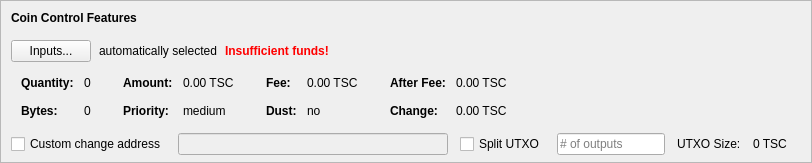
    <widget class="QFrame" name="frameCoinControl">
     <property name="sizePolicy">
      <sizepolicy hsizetype="Expanding" vsizetype="Expanding">
       <horstretch>0</horstretch>
       <verstretch>0</verstretch>
      </sizepolicy>
     </property>
     <property name="maximumSize">
      <size>
       <width>16777215</width>
       <height>16777215</height>
      </size>
     </property>
     <property name="frameShape">
      <enum>QFrame::StyledPanel</enum>
     </property>
     <property name="frameShadow">
      <enum>QFrame::Sunken</enum>
     </property>
     <layout class="QVBoxLayout" name="verticalLayoutCoinControl2">
      <property name="spacing">
       <number>0</number>
      </property>
      <property name="leftMargin">
       <number>0</number>
      </property>
      <property name="topMargin">
       <number>0</number>
      </property>
      <property name="rightMargin">
       <number>0</number>
      </property>
      <property name="bottomMargin">
       <number>6</number>
      </property>
      <item>
       <layout class="QVBoxLayout" name="verticalLayoutCoinControl" stretch="0,0,0,0,1">
        <property name="spacing">
         <number>0</number>
        </property>
        <property name="leftMargin">
         <number>10</number>
        </property>
        <property name="topMargin">
         <number>10</number>
        </property>
        <item>
         <layout class="QHBoxLayout" name="horizontalLayoutCoinControl1">
          <property name="bottomMargin">
           <number>15</number>
          </property>
          <item>
           <widget class="QLabel" name="labelCoinControlFeatures">
            <property name="sizePolicy">
             <sizepolicy hsizetype="Preferred" vsizetype="Maximum">
              <horstretch>0</horstretch>
              <verstretch>0</verstretch>
             </sizepolicy>
            </property>
            <property name="font">
             <font>
              <weight>75</weight>
              <bold>true</bold>
             </font>
            </property>
            <property name="styleSheet">
             <string notr="true">font-weight:bold;</string>
            </property>
            <property name="text">
             <string>Coin Control Features</string>
            </property>
           </widget>
          </item>
         </layout>
        </item>
        <item>
         <layout class="QHBoxLayout" name="horizontalLayoutCoinControl2" stretch="0,0,0,0">
          <property name="spacing">
           <number>8</number>
          </property>
          <property name="bottomMargin">
           <number>10</number>
          </property>
          <item>
           <widget class="QPushButton" name="pushButtonCoinControl">
            <property name="styleSheet">
             <string notr="true"/>
            </property>
            <property name="text">
             <string>Inputs...</string>
            </property>
            <property name="autoDefault">
             <bool>false</bool>
            </property>
           </widget>
          </item>
          <item>
           <widget class="QLabel" name="labelCoinControlAutomaticallySelected">
            <property name="text">
             <string>automatically selected</string>
            </property>
            <property name="margin">
             <number>5</number>
            </property>
           </widget>
          </item>
          <item>
           <widget class="QLabel" name="labelCoinControlInsuffFunds">
            <property name="font">
             <font>
              <weight>75</weight>
              <bold>true</bold>
             </font>
            </property>
            <property name="styleSheet">
             <string notr="true">color:red;font-weight:bold;</string>
            </property>
            <property name="text">
             <string>Insufficient funds!</string>
            </property>
            <property name="margin">
             <number>5</number>
            </property>
           </widget>
          </item>
          <item>
           <spacer name="horizontalSpacerCoinControl">
            <property name="orientation">
             <enum>Qt::Horizontal</enum>
            </property>
            <property name="sizeHint" stdset="0">
             <size>
              <width>40</width>
              <height>1</height>
             </size>
            </property>
           </spacer>
          </item>
         </layout>
        </item>
        <item>
         <widget class="QWidget" name="widgetCoinControl" native="true">
          <property name="sizePolicy">
           <sizepolicy hsizetype="Preferred" vsizetype="Preferred">
            <horstretch>0</horstretch>
            <verstretch>0</verstretch>
           </sizepolicy>
          </property>
          <property name="minimumSize">
           <size>
            <width>0</width>
            <height>0</height>
           </size>
          </property>
          <property name="styleSheet">
           <string notr="true"/>
          </property>
          <layout class="QHBoxLayout" name="horizontalLayoutCoinControl5">
           <property name="leftMargin">
            <number>0</number>
           </property>
           <property name="topMargin">
            <number>0</number>
           </property>
           <property name="rightMargin">
            <number>0</number>
           </property>
           <property name="bottomMargin">
            <number>0</number>
           </property>
           <item>
            <layout class="QHBoxLayout" name="horizontalLayoutCoinControl3" stretch="0,0,0,1">
             <property name="spacing">
              <number>20</number>
             </property>
             <property name="topMargin">
              <number>0</number>
             </property>
             <property name="bottomMargin">
              <number>10</number>
             </property>
             <item>
              <layout class="QFormLayout" name="formLayoutCoinControl1">
               <property name="horizontalSpacing">
                <number>10</number>
               </property>
               <property name="verticalSpacing">
                <number>14</number>
               </property>
               <property name="leftMargin">
                <number>10</number>
               </property>
               <property name="topMargin">
                <number>4</number>
               </property>
               <property name="rightMargin">
                <number>6</number>
               </property>
               <item row="0" column="0">
                <widget class="QLabel" name="labelCoinControlQuantityText">
                 <property name="font">
                  <font>
                   <weight>75</weight>
                   <bold>true</bold>
                  </font>
                 </property>
                 <property name="text">
                  <string>Quantity:</string>
                 </property>
                 <property name="margin">
                  <number>0</number>
                 </property>
                </widget>
               </item>
               <item row="0" column="1">
                <widget class="QLabel" name="labelCoinControlQuantity">
                 <property name="cursor">
                  <cursorShape>IBeamCursor</cursorShape>
                 </property>
                 <property name="contextMenuPolicy">
                  <enum>Qt::ActionsContextMenu</enum>
                 </property>
                 <property name="text">
                  <string notr="true">0</string>
                 </property>
                 <property name="margin">
                  <number>0</number>
                 </property>
                 <property name="textInteractionFlags">
                  <set>Qt::LinksAccessibleByMouse|Qt::TextSelectableByKeyboard|Qt::TextSelectableByMouse</set>
                 </property>
                </widget>
               </item>
               <item row="1" column="0">
                <widget class="QLabel" name="labelCoinControlBytesText">
                 <property name="font">
                  <font>
                   <weight>75</weight>
                   <bold>true</bold>
                  </font>
                 </property>
                 <property name="text">
                  <string>Bytes:</string>
                 </property>
                </widget>
               </item>
               <item row="1" column="1">
                <widget class="QLabel" name="labelCoinControlBytes">
                 <property name="cursor">
                  <cursorShape>IBeamCursor</cursorShape>
                 </property>
                 <property name="contextMenuPolicy">
                  <enum>Qt::ActionsContextMenu</enum>
                 </property>
                 <property name="text">
                  <string notr="true">0</string>
                 </property>
                 <property name="textInteractionFlags">
                  <set>Qt::LinksAccessibleByMouse|Qt::TextSelectableByKeyboard|Qt::TextSelectableByMouse</set>
                 </property>
                </widget>
               </item>
              </layout>
             </item>
             <item>
              <layout class="QFormLayout" name="formLayoutCoinControl2">
               <property name="horizontalSpacing">
                <number>10</number>
               </property>
               <property name="verticalSpacing">
                <number>14</number>
               </property>
               <property name="leftMargin">
                <number>6</number>
               </property>
               <property name="topMargin">
                <number>4</number>
               </property>
               <property name="rightMargin">
                <number>6</number>
               </property>
               <item row="0" column="0">
                <widget class="QLabel" name="labelCoinControlAmountText">
                 <property name="font">
                  <font>
                   <weight>75</weight>
                   <bold>true</bold>
                  </font>
                 </property>
                 <property name="text">
                  <string>Amount:</string>
                 </property>
                 <property name="margin">
                  <number>0</number>
                 </property>
                </widget>
               </item>
               <item row="0" column="1">
                <widget class="QLabel" name="labelCoinControlAmount">
                 <property name="cursor">
                  <cursorShape>IBeamCursor</cursorShape>
                 </property>
                 <property name="contextMenuPolicy">
                  <enum>Qt::ActionsContextMenu</enum>
                 </property>
                 <property name="text">
                  <string notr="true">0.00 TSC</string>
                 </property>
                 <property name="textInteractionFlags">
                  <set>Qt::LinksAccessibleByMouse|Qt::TextSelectableByKeyboard|Qt::TextSelectableByMouse</set>
                 </property>
                </widget>
               </item>
               <item row="1" column="0">
                <widget class="QLabel" name="labelCoinControlPriorityText">
                 <property name="font">
                  <font>
                   <weight>75</weight>
                   <bold>true</bold>
                  </font>
                 </property>
                 <property name="text">
                  <string>Priority:</string>
                 </property>
                </widget>
               </item>
               <item row="1" column="1">
                <widget class="QLabel" name="labelCoinControlPriority">
                 <property name="cursor">
                  <cursorShape>IBeamCursor</cursorShape>
                 </property>
                 <property name="contextMenuPolicy">
                  <enum>Qt::ActionsContextMenu</enum>
                 </property>
                 <property name="text">
                  <string>medium</string>
                 </property>
                 <property name="textInteractionFlags">
                  <set>Qt::LinksAccessibleByMouse|Qt::TextSelectableByKeyboard|Qt::TextSelectableByMouse</set>
                 </property>
                </widget>
               </item>
              </layout>
             </item>
             <item>
              <layout class="QFormLayout" name="formLayoutCoinControl3">
               <property name="horizontalSpacing">
                <number>10</number>
               </property>
               <property name="verticalSpacing">
                <number>14</number>
               </property>
               <property name="leftMargin">
                <number>6</number>
               </property>
               <property name="topMargin">
                <number>4</number>
               </property>
               <property name="rightMargin">
                <number>6</number>
               </property>
               <item row="0" column="0">
                <widget class="QLabel" name="labelCoinControlFeeText">
                 <property name="font">
                  <font>
                   <weight>75</weight>
                   <bold>true</bold>
                  </font>
                 </property>
                 <property name="text">
                  <string>Fee:</string>
                 </property>
                 <property name="margin">
                  <number>0</number>
                 </property>
                </widget>
               </item>
               <item row="0" column="1">
                <widget class="QLabel" name="labelCoinControlFee">
                 <property name="cursor">
                  <cursorShape>IBeamCursor</cursorShape>
                 </property>
                 <property name="contextMenuPolicy">
                  <enum>Qt::ActionsContextMenu</enum>
                 </property>
                 <property name="text">
                  <string notr="true">0.00 TSC</string>
                 </property>
                 <property name="textInteractionFlags">
                  <set>Qt::LinksAccessibleByMouse|Qt::TextSelectableByKeyboard|Qt::TextSelectableByMouse</set>
                 </property>
                </widget>
               </item>
               <item row="1" column="0">
                <widget class="QLabel" name="labelCoinControlLowOutputText">
                 <property name="font">
                  <font>
                   <weight>75</weight>
                   <bold>true</bold>
                  </font>
                 </property>
                 <property name="text">
                  <string>Dust:</string>
                 </property>
                </widget>
               </item>
               <item row="1" column="1">
                <widget class="QLabel" name="labelCoinControlLowOutput">
                 <property name="cursor">
                  <cursorShape>IBeamCursor</cursorShape>
                 </property>
                 <property name="contextMenuPolicy">
                  <enum>Qt::ActionsContextMenu</enum>
                 </property>
                 <property name="text">
                  <string>no</string>
                 </property>
                 <property name="textInteractionFlags">
                  <set>Qt::LinksAccessibleByMouse|Qt::TextSelectableByKeyboard|Qt::TextSelectableByMouse</set>
                 </property>
                </widget>
               </item>
              </layout>
             </item>
             <item>
              <layout class="QFormLayout" name="formLayoutCoinControl4">
               <property name="horizontalSpacing">
                <number>10</number>
               </property>
               <property name="verticalSpacing">
                <number>14</number>
               </property>
               <property name="leftMargin">
                <number>6</number>
               </property>
               <property name="topMargin">
                <number>4</number>
               </property>
               <property name="rightMargin">
                <number>6</number>
               </property>
               <item row="0" column="0">
                <widget class="QLabel" name="labelCoinControlAfterFeeText">
                 <property name="font">
                  <font>
                   <weight>75</weight>
                   <bold>true</bold>
                  </font>
                 </property>
                 <property name="text">
                  <string>After Fee:</string>
                 </property>
                 <property name="margin">
                  <number>0</number>
                 </property>
                </widget>
               </item>
               <item row="0" column="1">
                <widget class="QLabel" name="labelCoinControlAfterFee">
                 <property name="cursor">
                  <cursorShape>IBeamCursor</cursorShape>
                 </property>
                 <property name="contextMenuPolicy">
                  <enum>Qt::ActionsContextMenu</enum>
                 </property>
                 <property name="text">
                  <string notr="true">0.00 TSC</string>
                 </property>
                 <property name="textInteractionFlags">
                  <set>Qt::LinksAccessibleByMouse|Qt::TextSelectableByKeyboard|Qt::TextSelectableByMouse</set>
                 </property>
                </widget>
               </item>
               <item row="1" column="0">
                <widget class="QLabel" name="labelCoinControlChangeText">
                 <property name="font">
                  <font>
                   <weight>75</weight>
                   <bold>true</bold>
                  </font>
                 </property>
                 <property name="text">
                  <string>Change:</string>
                 </property>
                </widget>
               </item>
               <item row="1" column="1">
                <widget class="QLabel" name="labelCoinControlChange">
                 <property name="cursor">
                  <cursorShape>IBeamCursor</cursorShape>
                 </property>
                 <property name="contextMenuPolicy">
                  <enum>Qt::ActionsContextMenu</enum>
                 </property>
                 <property name="text">
                  <string notr="true">0.00 TSC</string>
                 </property>
                 <property name="textInteractionFlags">
                  <set>Qt::LinksAccessibleByMouse|Qt::TextSelectableByKeyboard|Qt::TextSelectableByMouse</set>
                 </property>
                </widget>
               </item>
              </layout>
             </item>
            </layout>
           </item>
          </layout>
         </widget>
        </item>
        <item>
         <layout class="QHBoxLayout" name="horizontalLayoutCoinControl4" stretch="0,0,0,0,0,0,0">
          <property name="spacing">
           <number>12</number>
          </property>
          <property name="sizeConstraint">
           <enum>QLayout::SetDefaultConstraint</enum>
          </property>
          <property name="topMargin">
           <number>5</number>
          </property>
          <property name="rightMargin">
           <number>5</number>
          </property>
          <item>
           <widget class="QCheckBox" name="checkBoxCoinControlChange">
            <property name="toolTip">
             <string>If this is activated, but the change address is empty or invalid, change will be sent to a newly generated address.</string>
            </property>
            <property name="text">
             <string>Custom change address</string>
            </property>
           </widget>
          </item>
          <item>
           <widget class="QValidatedLineEdit" name="lineEditCoinControlChange">
            <property name="enabled">
             <bool>false</bool>
            </property>
            <property name="sizePolicy">
             <sizepolicy hsizetype="Expanding" vsizetype="Fixed">
              <horstretch>0</horstretch>
              <verstretch>0</verstretch>
             </sizepolicy>
            </property>
           </widget>
          </item>
          <item>
           <widget class="QCheckBox" name="splitBlockCheckBox">
            <property name="text">
             <string>Split UTXO</string>
            </property>
           </widget>
          </item>
          <item>
           <widget class="QLineEdit" name="splitBlockLineEdit">
            <property name="sizePolicy">
             <sizepolicy hsizetype="Fixed" vsizetype="Fixed">
              <horstretch>50</horstretch>
              <verstretch>0</verstretch>
             </sizepolicy>
            </property>
            <property name="placeholderText">
             <string># of outputs</string>
            </property>
           </widget>
          </item>
          <item>
           <widget class="QLabel" name="labelBlockSizeText">
            <property name="text">
             <string>UTXO Size:</string>
            </property>
           </widget>
          </item>
          <item>
           <widget class="QLabel" name="labelBlockSize">
            <property name="text">
             <string>0 TSC</string>
            </property>
           </widget>
          </item>
          <item>
           <widget class="QLabel" name="labelCoinControlChangeLabel">
            <property name="sizePolicy">
             <sizepolicy hsizetype="Preferred" vsizetype="Expanding">
              <horstretch>0</horstretch>
              <verstretch>0</verstretch>
             </sizepolicy>
            </property>
            <property name="minimumSize">
             <size>
              <width>0</width>
              <height>0</height>
             </size>
            </property>
            <property name="text">
             <string/>
            </property>
            <property name="margin">
             <number>3</number>
            </property>
           </widget>
          </item>
         </layout>
        </item>
        <item>
         <spacer name="verticalSpacerCoinControl">
          <property name="orientation">
           <enum>Qt::Vertical</enum>
          </property>
          <property name="sizeHint" stdset="0">
           <size>
            <width>800</width>
            <height>1</height>
           </size>
          </property>
         </spacer>
        </item>
       </layout>
      </item>
     </layout>
    </widget>
